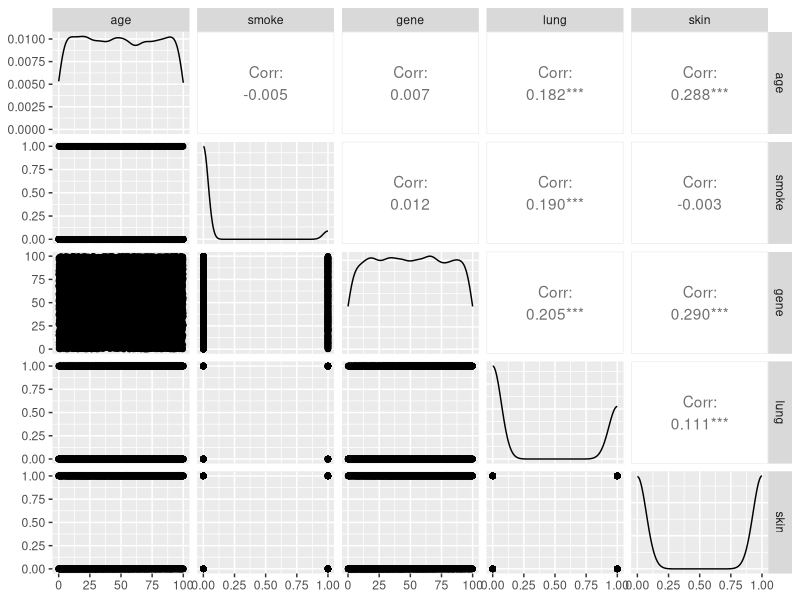
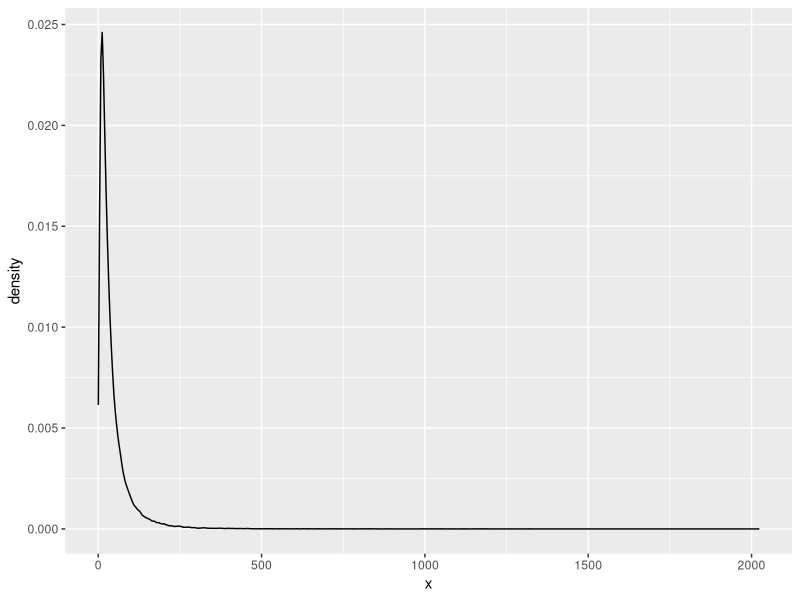

The R script that drew these images, in order:
library(tidyverse)
library(GGally)
#2
cancer_DGP <- function(n) {
  tibble(
    age = runif(n,0,100),
    smoke = as.numeric(rbernoulli(n, p = case_when(
                              age %in% 25:64  ~ .145,
                              age %in% 0:10 ~ .00001,
                              TRUE ~ .08)
                       )),
    gene = runif(n,0,100),
    lung = as.numeric(rbernoulli(n, p = (gene+age+smoke*100)/300)),
    skin = as.numeric(rbernoulli(n, p = (gene+age)/200))
  )
}

test <- cancer_DGP(10000) %>% 
  ggpairs()

test

test_prob <- cancer_DGP(10000) %>% 
  filter(smoke == TRUE) %>% 
  count(lung) %>% 
  mutate(p = n/sum(n))

#3

logistic <- function(x){
  
  1/(1+exp(-x))
  
}

logistic(2)

DGP_A <- function(n){
  tibble(
  X = runif(n),
  W = rbernoulli(n),
  Y = rnorm(n,X+W,1+X*W) 
)
}

 
DGP_B <- function(n){
  tibble(
    X = runif(n),
    W = rbernoulli(n,p= logistic(X)),
    Y = rnorm(n,X+W,1+X*W) 
  )
} 

DGP_C <- function(n){
  tibble(L = runif(n,-1,0),
         U = runif(n),
         M = runif(n,L,U),
         X = rnorm(n, L),
         Y = rnorm(n, U)
  )
} 

DGP_D <- function(n) {
  tibble(
    X = runif(n),
    W = rbernoulli(n, logistic(X)),
    Y = rnorm(n, W, 1+W)
  )
  
}
tibble(x = rlnorm(100000, meanlog = 3.22)) %>% ggplot() + geom_density(aes(x=x))

